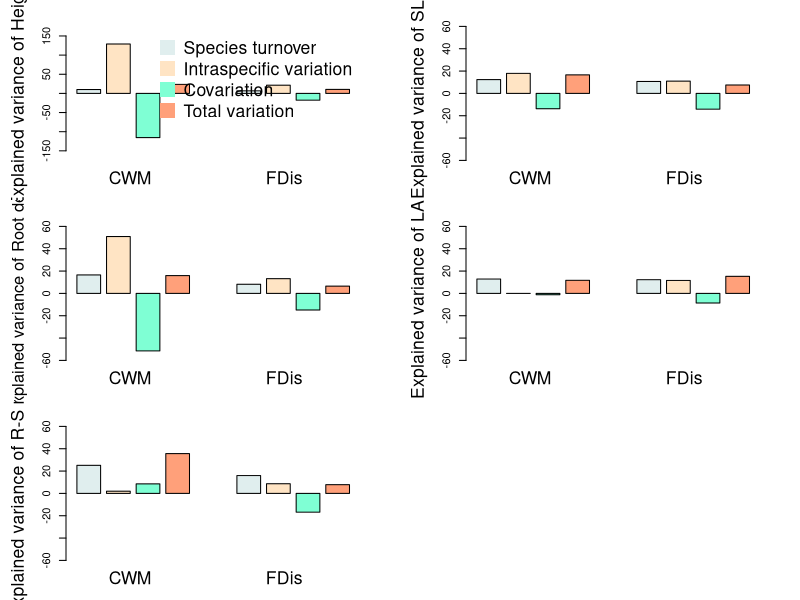

Write the R code that produced this figure.
##%######################################################%##
#                                                          #
####            Plotting intra versus inter             ####
#                                                          #
##%######################################################%##

png(
  "output_plot/MainFigure_ImportanceITV.jpg",
  width = 12,
  height = 18,
  units = 'in',
  res = 900
)
par(mfcol=c(3,2))

par(mar = c(3, 5, 2, 3))

##%######################################################%##
#                                                          #
####                      Height                        ####
#                                                          #
##%######################################################%##

barplot(as.numeric(c("10.08","129.01","-115.47","23.62","6.70","21.43","-17.65","10.47")),
        col = c("azure2","bisque","aquamarine","lightsalmon","azure2","bisque","aquamarine","lightsalmon"),
        ylab = "Explained variance of Height", space = as.numeric(c("0.25","0.25","0.25","0.25", "2.0","0.25","0.25","0.25")),
        cex.lab = 1.6, ylim=c(-175,175))


label=c("CWM", "FDis")

axis(1, 
     at = seq(2.5 , 10 , 6.5), 
     labels = label , cex.axis = 1.6,
     tick=FALSE)

legend("topright", legend = c("Species turnover", "Intraspecific variation", "Covariation", "Total variation"), 
       col=c("azure2","bisque","aquamarine","lightsalmon"),
       pch = 15, bty = "n", pt.cex = 3, cex = 1.6,  horiz = F)

##%######################################################%##  
#                                                          #
####                    Root Depth                      ####
#                                                          #
##%######################################################%##

barplot(as.numeric(c("16.54", "50.91", "-51.50", "15.95","8.19", "13.21", "-14.88", "6.51")),
        col = c("azure2","bisque","aquamarine","lightsalmon","azure2","bisque","aquamarine","lightsalmon"),
        ylab = "Explained variance of Root depth", space = as.numeric(c("0.25","0.25","0.25","0.25", "2.0","0.25","0.25","0.25")),
        cex.lab = 1.5, ylim=c(-60,60))

label=c("CWM", "FDis")

axis(1, 
     at = seq(2.5 , 10 , 6.5), 
     labels = label , cex.axis = 1.6,
     tick=FALSE)

##%######################################################%##
#                                                          #
####                      R-S ratio                     ####
#                                                          #
##%######################################################%##

barplot(as.numeric(c("25.14", "1.96", "8.54", "35.64","15.97", "8.65", "-16.80", "7.81")),
        col = c("azure2","bisque","aquamarine","lightsalmon","azure2","bisque","aquamarine","lightsalmon"),
        ylab = "Explained variance of R-S ratio", space = as.numeric(c("0.25","0.25","0.25","0.25", "2.0","0.25","0.25","0.25")),
        cex.lab = 1.6, ylim=c(-60,60))

label=c("CWM", "FDis")

axis(1, 
     at = seq(2.5 , 10 , 6.5), 
     labels = label , cex.axis = 1.6,
     tick=FALSE)


##%######################################################%##
#                                                          #
####                        SLA                         ####
#                                                          #
##%######################################################%##

barplot(as.numeric(c("12.37", "17.94", "-13.72", "16.58","10.69", "10.99", "-14.12", "7.52")),
        col = c("azure2","bisque","aquamarine","lightsalmon","azure2","bisque","aquamarine","lightsalmon"),
        ylab = "Explained variance of SLA", space = as.numeric(c("0.25","0.25","0.25","0.25", "2.0","0.25","0.25","0.25")),
        cex.lab = 1.6, ylim=c(-60,60))

label=c("CWM", "FDis")

axis(1, 
     at = seq(2.5 , 10 , 6.5), 
     labels = label , cex.axis = 1.6,
     tick=FALSE)

##%######################################################%##
#                                                          #
####                        LAP                         ####
#                                                          #
##%######################################################%##

barplot(as.numeric(c("12.87", "0.04", "-1.18", "11.74","12.28", "11.62", "-8.61", "15.29")),
        col = c("azure2","bisque","aquamarine","lightsalmon","azure2","bisque","aquamarine","lightsalmon"),
        ylab = "Explained variance of LAP", space = as.numeric(c("0.25","0.25","0.25","0.25", "2.0","0.25","0.25","0.25")),
        cex.lab = 1.6, ylim=c(-60,60))

label=c("CWM", "FDis")

axis(1, 
     at = seq(2.5 , 10 , 6.5), 
     labels = label , cex.axis = 1.6,
     tick=FALSE)

dev.off()



